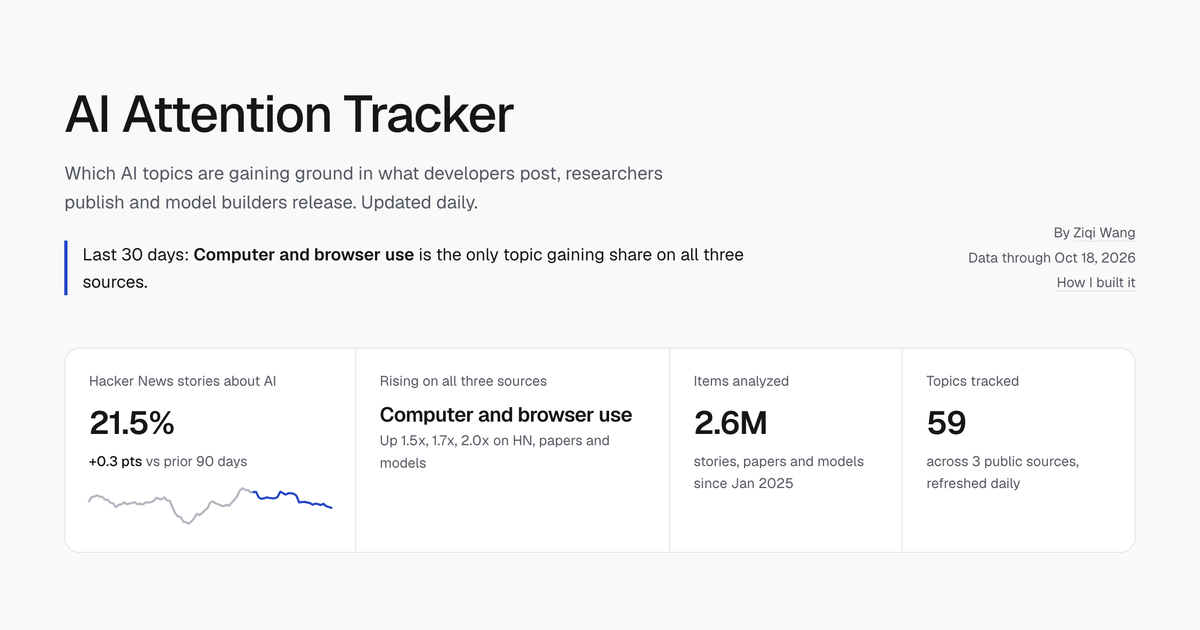

Generate this figure with Python:
"""Render the link-preview image (site/og.png) from the built page.

  python site/og.py      # after site/build.py; needs Google Chrome on this machine

Run by daily.sh so the preview shows the current finding. Skips quietly when
Chrome is missing (for example in CI), keeping the last committed image.
"""
import subprocess
import sys
import tempfile
from pathlib import Path

from PIL import Image

ROOT = Path(__file__).resolve().parent.parent
CHROME = "/Applications/Google Chrome.app/Contents/MacOS/Google Chrome"


def main():
    if not Path(CHROME).exists():
        print("og: Chrome not found, keeping the existing image")
        return
    with tempfile.TemporaryDirectory() as tmp:
        shot = Path(tmp) / "top.png"
        subprocess.run([CHROME, "--headless=new", "--disable-gpu", "--hide-scrollbars", "--force-device-scale-factor=2",
                        "--window-size=1280,1320", "--virtual-time-budget=5000", f"--screenshot={shot}",
                        (ROOT / "_site" / "index.html").as_uri()], check=True, capture_output=True)
        im = Image.open(shot).convert("RGB")
    bg = im.getpixel((10, 10))
    hero = im.crop((240, 190, 2320, 624))     # title, subtitle, headline, byline (2x pixels)
    kpi = im.crop((240, 1060, 2320, 1460))    # summary tiles
    pad, gap = 80, 72
    can = Image.new("RGB", (hero.width + 2 * pad, hero.height + kpi.height + gap + 2 * pad), bg)
    can.paste(hero, (pad, pad))
    can.paste(kpi, (pad, pad + hero.height + gap))
    can = can.resize((1200, round(can.height * 1200 / can.width)), Image.LANCZOS)
    out = Image.new("RGB", (1200, 630), bg)
    out.paste(can, (0, (630 - can.height) // 2))
    out.save(ROOT / "site" / "og.png", optimize=True)
    print("og: wrote site/og.png")


if __name__ == "__main__":
    sys.exit(main())
